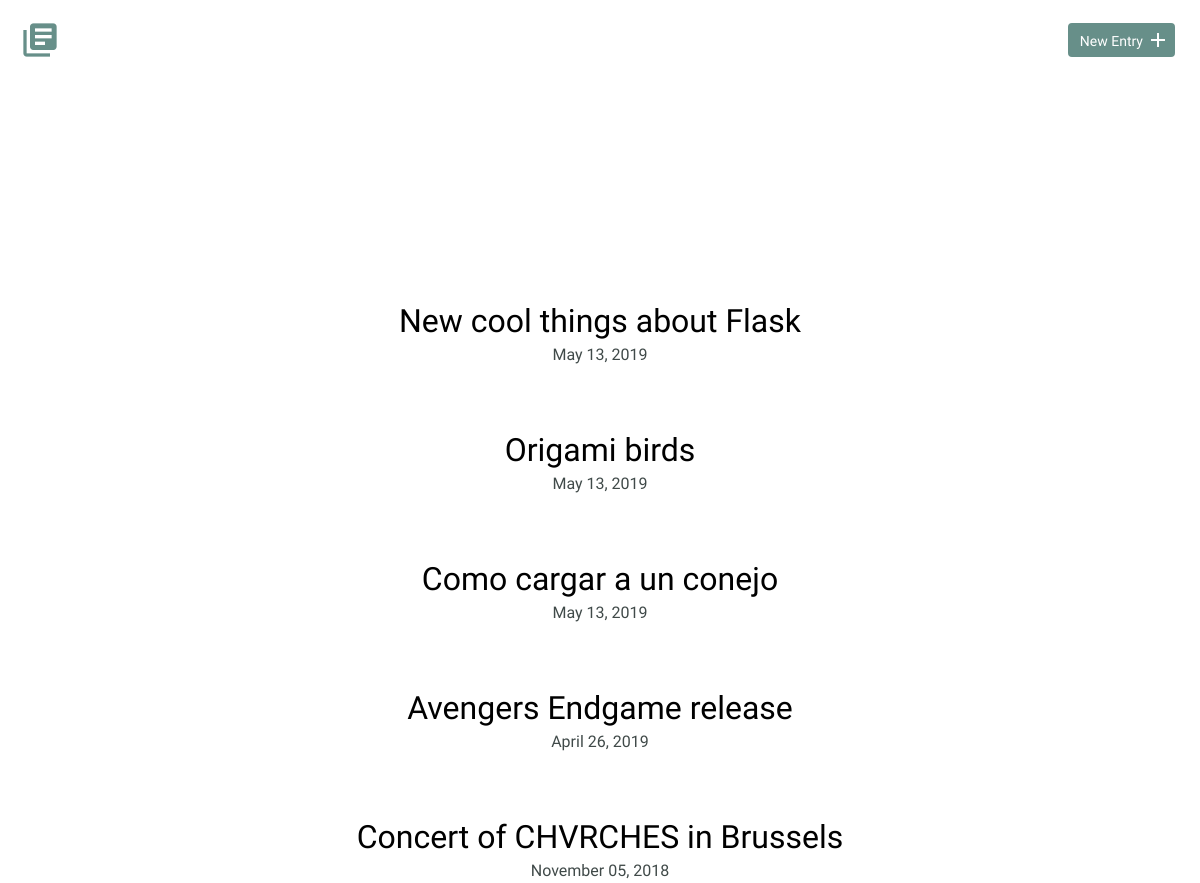
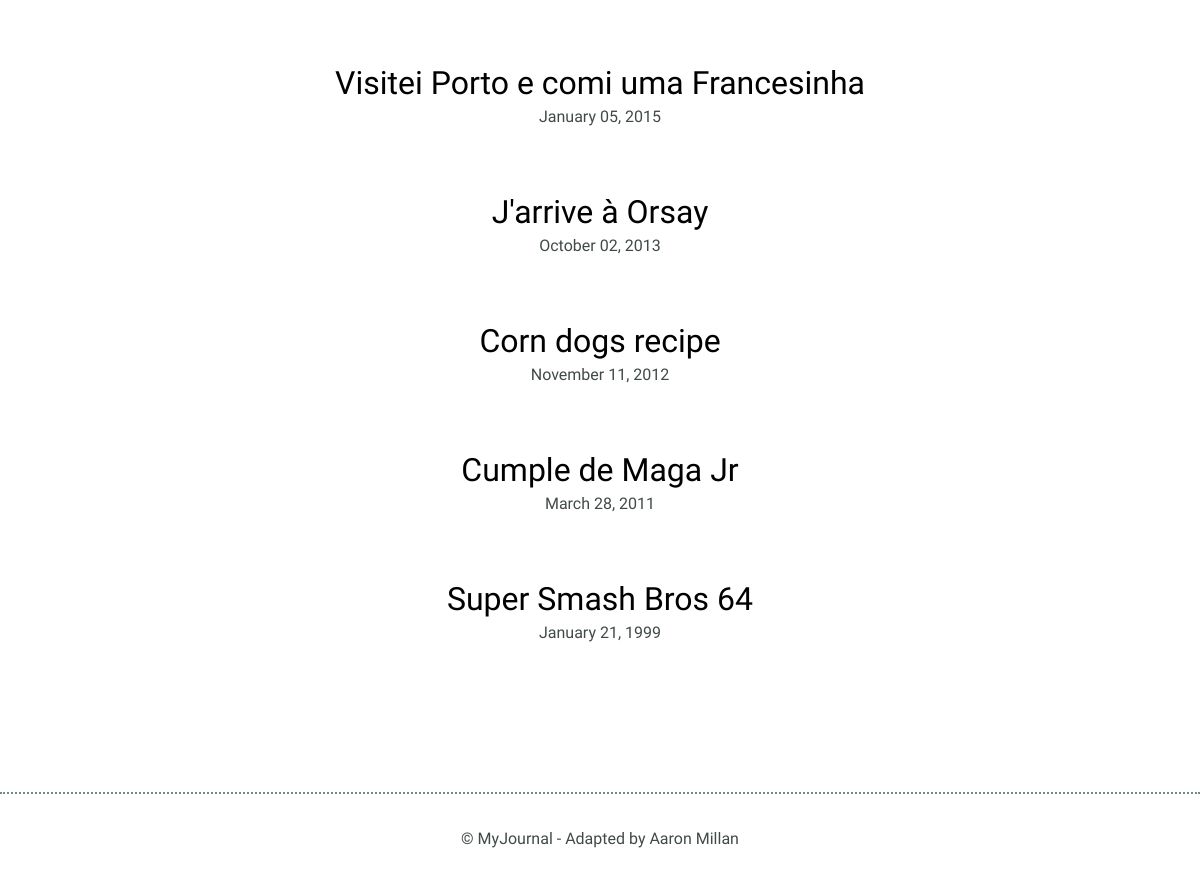
/entries/, run on an earlier commit of the app's database (2 pictures, top to bottom).
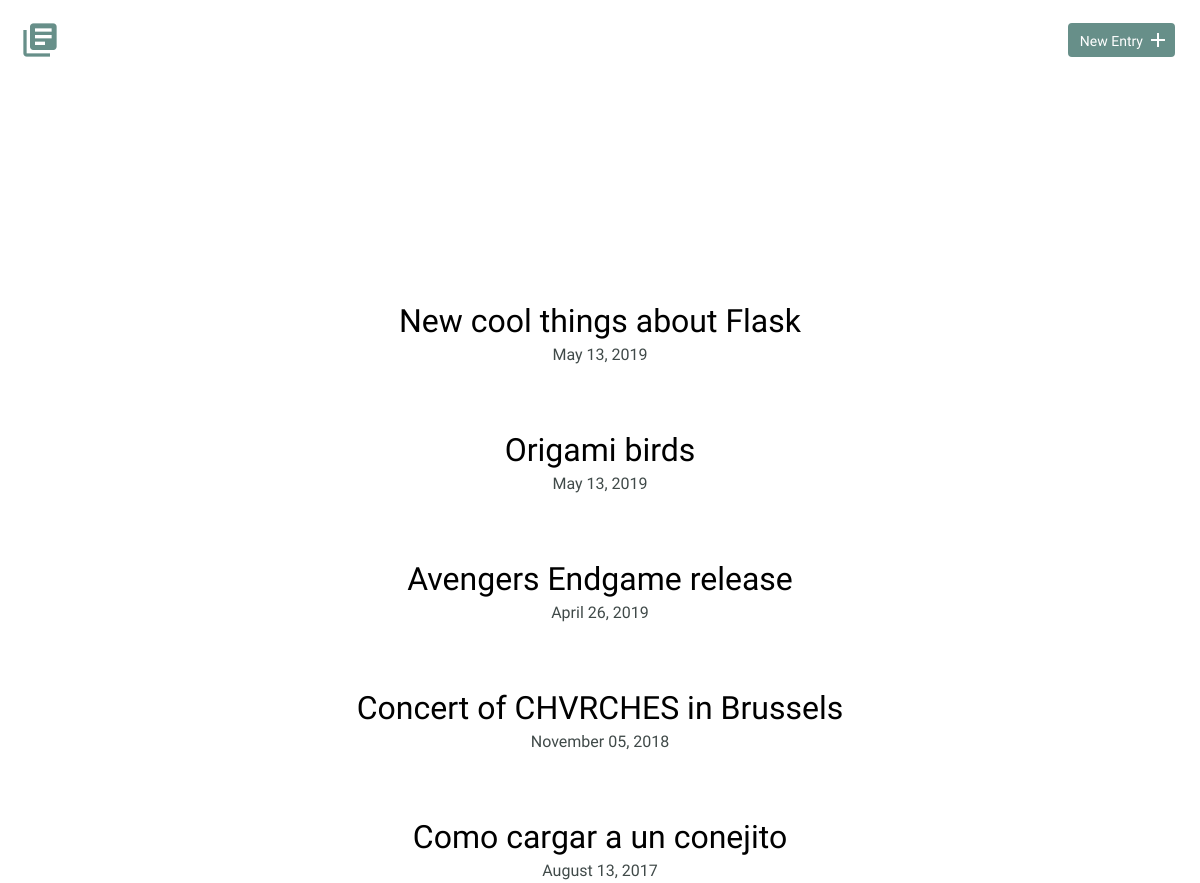
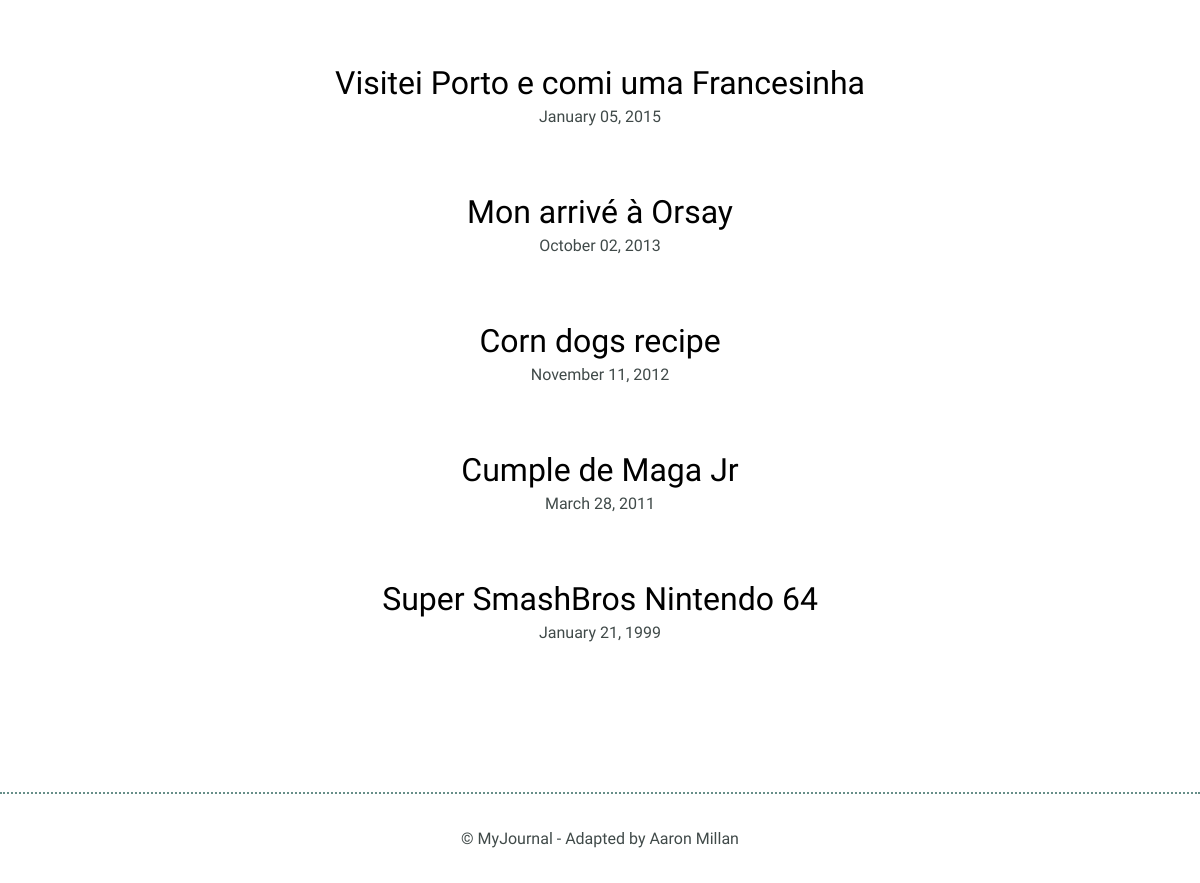
And on a later commit of the database (2 pictures, top to bottom).
### models.py (models this page shows, shortened)
class Entry(Model):
    title = CharField()
    date = DateTimeField(default=datetime.datetime.now)
    timespent = IntegerField()
    learned = TextField()
    resources = TextField()
    class Meta:
        database = DATABASE

### app.py (the view)
@app.route('/')
@app.route('/entries/')
def index():
    entries = models.Entry.select().order_by(
                                             models.Entry.date.desc()
                                            ).limit(20)
    return render_template('index.html', entries = entries)

### app.py (called while the page is built)
@app.before_request
def before_request():
    g.db = models.DATABASE
    g.db.connect()

@app.after_request
def after_request(response):
    g.db.close()
    return response

### templates/index.html
{% extends "layout.html" %}
{% block content %}
<section>
  <div class="container">
    <div class="entry-list">
      {% if entries.count() %}
        {% for entry in entries %}
        <article>
          <h2>
            <a href="{{ url_for('entry_detail', entry_id = entry.id)}}">{{ entry.title }}
            </a>
          </h2>
          <time>{{ entry.date.strftime('%B %d, %Y') }}</time>
        </article>
        {% endfor %}
      {% else %}
        <article>
          <h2> No registered entries !</h2>
        </article>
      {% endif %}
    </div>
  </div>
</section>
{% endblock %}

### templates/layout.html (shortened to what this page needs)
<!DOCTYPE html>
<html>
    <head>
        <link rel="stylesheet" href="/static/css/normalize.css">
        <link rel="stylesheet" href="/static/css/site.css">
    </head>
    <body>
        <header>
          <div class="container">
              <div class="site-header">
                  <a class="logo" href="{{ url_for('index') }}"><i class="material-icons">library_books</i></a>
                  <a class="button icon-right" href="{{ url_for('new_entry') }}"><span>New Entry</span> <i class="material-icons">add</i></a>
              </div>
              <div class="entry-list single">
              </div>
          </div>
        </header>
        <div> {% block content %}{% endblock %} </div>
        <footer>
            <div>
                &copy; MyJournal - Adapted by Aaron Millan
            </div>
        </footer>
    </body>
</html>

### static/css/site.css (style rules this page uses)
body { font-size: 16px; color: #404a49; font-family: 'Cousine', serif; font-weight: 400; }
.container { margin: 0 auto; padding: 0 25px; }
header .site-header { margin: 0 auto; height: 95px; }
header .logo i { color: #678f89; margin: 20px 0 0 -5px; float: left; font-size: 40px; }
header .button { float: right; margin: 33px 0 0 0; }
footer { text-align: center; padding: 35px 0; border-top: 2px dotted #678f89; }
.button { padding: 8px 10px 6px 10px; background: #678f89; border: 2px solid #678f89; border-radius: 4px; text-decoration: none; color: #FFF; position: relative; text-align: center; font-size: 14px; }
.button.icon-right { padding-right: 30px; top: -10px; }
.button.icon-right i { position: absolute; top: 3px; right: 3px; }
h1, h2, h3 { margin: 0; font-weight: 400; line-height: 1em; color: #000; }
h2 { font-size: 32px; }
h2 a { text-decoration: none; color: #000; }
.entry-list, .edit-entry, .new-entry { max-width: 800px; margin: 0 auto; padding: 70px 0 150px 0; }
.entry-list article { margin-bottom: 70px; text-align: center; }
.entry-list article:last-child { margin-bottom: 0; }
.entry-list article h2 { margin-bottom: 8px; }
.entry-list.single { padding-bottom: 70px; }

What changed in the data, as far as the page shows it:
removed Entry: title "Como cargar a un conejo", date "May 13, 2019"
removed Entry: title "J'arrive à Orsay", date "October 02, 2013"
removed Entry: title "Super Smash Bros 64", date "January 21, 1999"
added Entry: title "Como cargar a un conejito", date "August 13, 2017"
added Entry: title "Mon arrivé à Orsay", date "October 02, 2013"
added Entry: title "Super SmashBros Nintendo 64", date "January 21, 1999"
